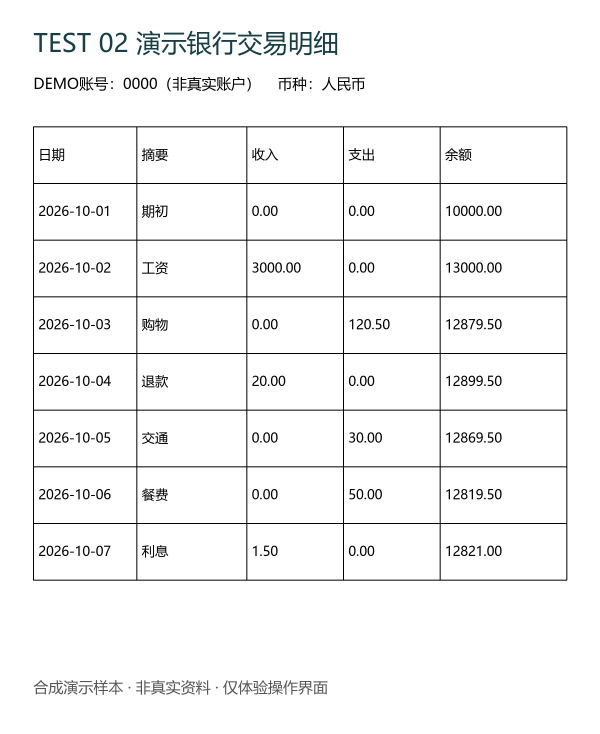
#> input picture LocalDocScanner/app/src/androidTest/assets/v52/S14_table.jpg, 1800 x 2200 px (shown at 1/3 size)
$ python compare_binarization.py ../app/src/androidTest/assets/v52/S14_table.jpg out.png
#> lines starting #> are read from the running program, lines starting #| are printed output that depends on the picture; after the words box and inside, x2 and y2 are one past the last pixel; in counts of white or black regions, pixels touching at a corner belong together
from pathlib import Path
import argparse

import numpy as np
from PIL import Image, ImageDraw, ImageFont


def otsu(gray: np.ndarray) -> np.ndarray:
    hist = np.bincount(gray.ravel(), minlength=256).astype(np.float64)
    total = gray.size
    cumulative = np.cumsum(hist)
    cumulative_sum = np.cumsum(hist * np.arange(256))
    global_sum = cumulative_sum[-1]
    denominator = cumulative * (total - cumulative)
    denominator[denominator == 0] = 1
    variance = (global_sum * cumulative - cumulative_sum * total) ** 2 / denominator
    threshold = int(np.argmax(variance[:-1]))
    return np.where(gray >= threshold, 255, 0).astype(np.uint8)


def adaptive(gray: np.ndarray, radius: int = 28, sensitivity: float = 0.22) -> np.ndarray:
    values = gray.astype(np.float64)
    squared = values * values
    integral = np.pad(values, ((1, 0), (1, 0))).cumsum(0).cumsum(1)
    squared_integral = np.pad(squared, ((1, 0), (1, 0))).cumsum(0).cumsum(1)
    height, width = gray.shape
    ys, xs = np.indices((height, width))
    left = np.maximum(0, xs - radius)
    right = np.minimum(width - 1, xs + radius)
    top = np.maximum(0, ys - radius)
    bottom = np.minimum(height - 1, ys + radius)

    def sums(table: np.ndarray) -> np.ndarray:
        return (
            table[bottom + 1, right + 1]
            - table[top, right + 1]
            - table[bottom + 1, left]
            + table[top, left]
        )

    count = (right - left + 1) * (bottom - top + 1)
    mean = sums(integral) / count
    variance = np.maximum(0.0, sums(squared_integral) / count - mean * mean)
    threshold = mean * (1.0 + sensitivity * (np.sqrt(variance) / 128.0 - 1.0))
    return np.where(values <= threshold, 0, 255).astype(np.uint8)


def label(image: Image.Image, text: str) -> Image.Image:
    strip = 64
    canvas = Image.new("RGB", (image.width, image.height + strip), "white")
    canvas.paste(image.convert("RGB"), (0, strip))
    draw = ImageDraw.Draw(canvas)
    draw.text((18, 18), text, fill="black", font=ImageFont.load_default(size=28))
    return canvas


def main() -> None:
    parser = argparse.ArgumentParser(description="Compare global and local document binarization")
    parser.add_argument("source", type=Path)
    parser.add_argument("output", type=Path)
    parser.add_argument("--crop", type=int, nargs=4, metavar=("LEFT","TOP","RIGHT","BOTTOM"))
    args = parser.parse_args()
    screenshot = Image.open(args.source).convert("RGB")
#> screenshot is the input picture: PIL image 1800x2200 RGB; mean R, G, B 245.2, 245.3, 245.4
    document = screenshot.crop(args.crop) if args.crop else screenshot
    gray = np.asarray(document.convert("L"))
    panels = [
        label(document, "Original preview"),
        label(Image.fromarray(otsu(gray), mode="L"), "Old global Otsu"),
        label(Image.fromarray(adaptive(gray), mode="L"), "New local adaptive"),
    ]
#> in label, `canvas = Image.new("RGB", (image.width, image.height + strip), "white")`: canvas: PIL image 1800x2264 RGB; every value is 255
#> in label, `canvas.paste(image.convert("RGB"), (0, strip))`:
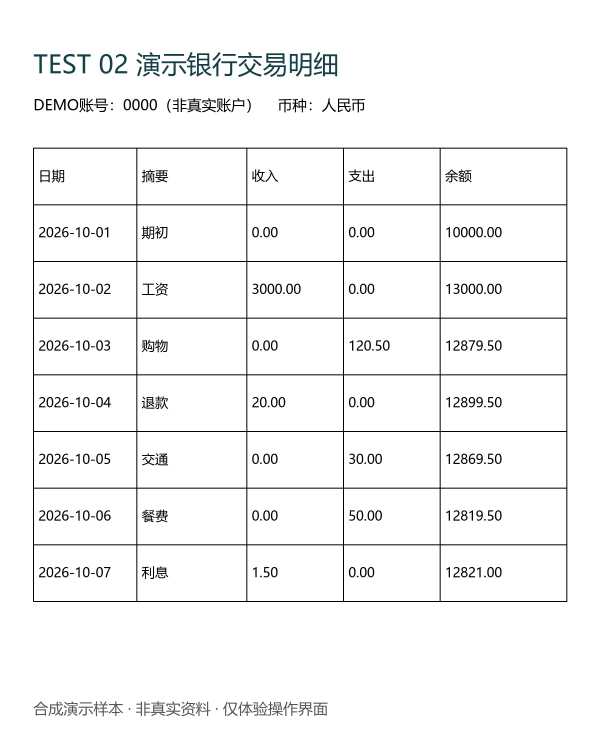
#> canvas: PIL image 1800x2264 RGB (shown at 1/3 size); mean R, G, B 245.4, 245.6, 245.7
#> in otsu, `hist = np.bincount(gray.ravel(), minlength=256).astype(np.float64)`: hist = 256 values, max 3698966 at index 255, min 72 at index 174, mean 15468.8
#> in otsu, `cumulative = np.cumsum(hist)`: cumulative = 256 values from 94158 to 3960000
#> in otsu, `cumulative_sum = np.cumsum(hist * np.arange(256))`: cumulative_sum = 256 values from 0 to 971361164
#> in otsu, `global_sum = cumulative_sum[-1]`: global_sum = 971361164
#> in otsu, `denominator = cumulative * (total - cumulative)`: denominator = 256 values, max 9.66e+11 at index 254, min 0 at index 255, mean 5.71e+11
#> in otsu, `variance = (global_sum * cumulative - cumulative_sum * total) ** 2 / d..`: variance = 256 values, max 3.29e+16 at index 137, min 0 at index 255, mean 3.11e+16
#> in otsu, `threshold = int(np.argmax(variance[:-1]))`: threshold = 137
#> in otsu, `return np.where(gray >= threshold, 255, 0).astype(np.uint8)`:
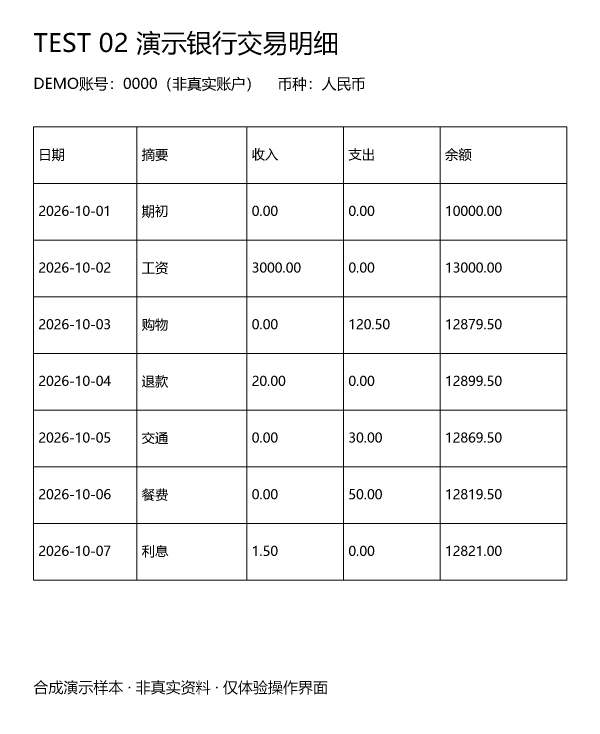
#> returned value: shape (2200, 1800) (shown at 1/3 size); 96% white; 378 black regions (24 under 20 px), largest, box (x1, y1, x2, y2) and area: (99, 379, 1702, 1742) 67325, (969, 99, 1011, 165) 1459, (589, 96, 635, 166) 1368
#> in label (call 2), `canvas.paste(image.convert("RGB"), (0, strip))`: canvas: PIL image 1800x2264 RGB; 96.1% white; 378 black regions (24 under 20 px), largest, box (x1, y1, x2, y2) and area: (99, 443, 1702, 1806) 67325, (969, 163, 1011, 229) 1459, (589, 160, 635, 230) 1368
#> in adaptive, `integral = np.pad(values, ((1, 0), (1, 0))).cumsum(0).cumsum(1)`:
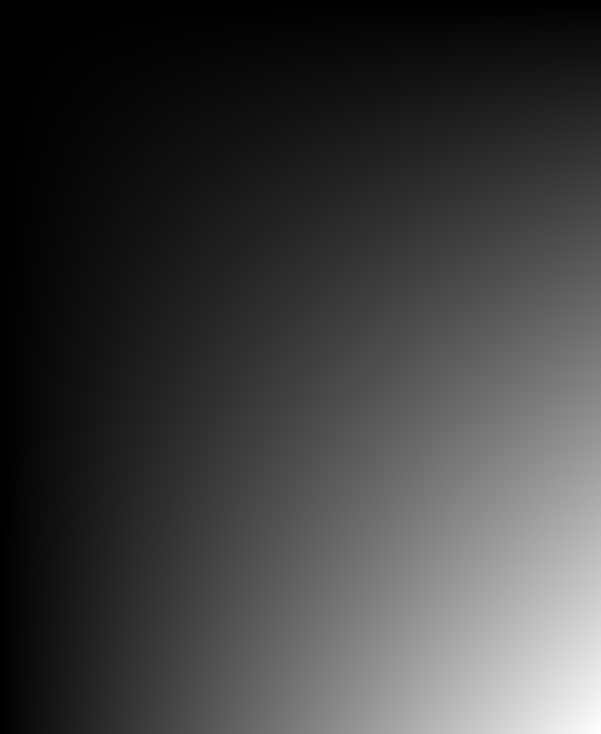
#> integral: shape (2201, 1801) float64 (shown at 1/3 size); min 0, max 971361164, mean 240104392.4; drawn with min black and max white
#> in adaptive, `mean = sums(integral) / count`:
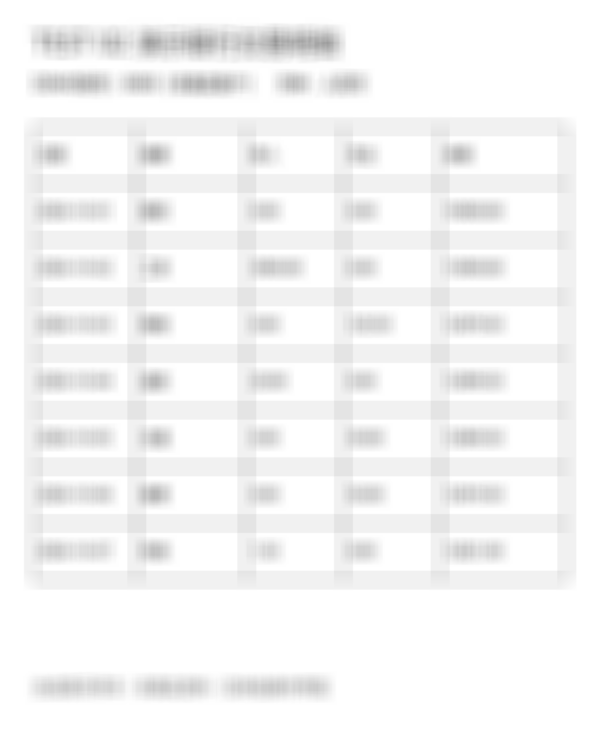
#> mean: shape (2200, 1800) float64 (shown at 1/3 size); min 151, max 255, mean 245.3
#> in adaptive, `variance = np.maximum(0.0, sums(squared_integral) / count - mean * mean)`:
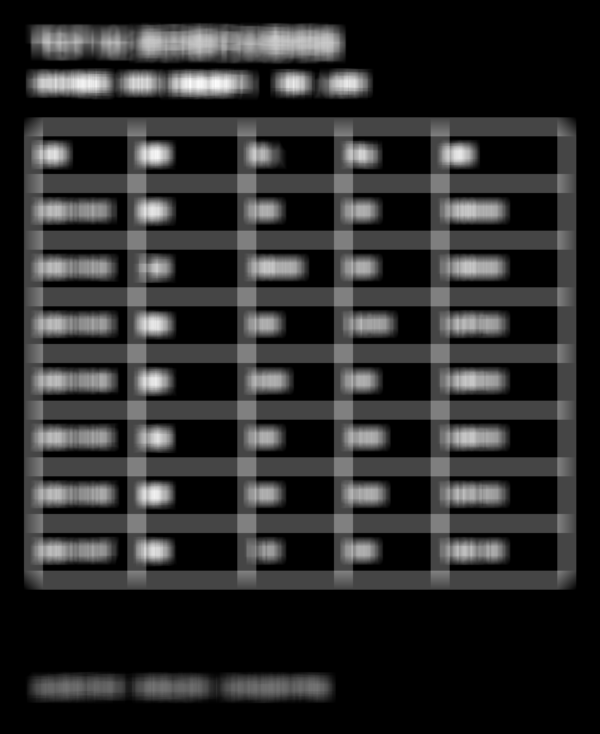
#> variance: shape (2200, 1800) float64 (shown at 1/3 size); min 0, max 11905.1, mean 1998; drawn with min black and max white
#> in adaptive, `threshold = mean * (1.0 + sensitivity * (np.sqrt(variance) / 128.0 - 1..`:
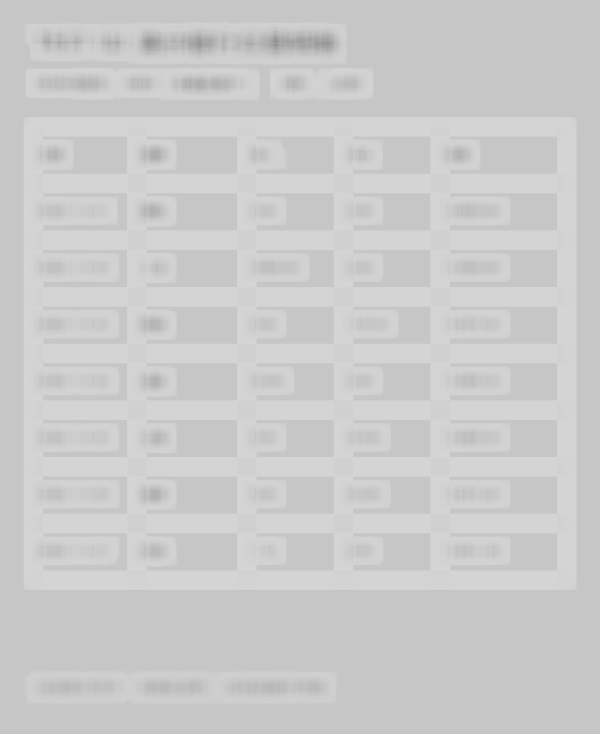
#> threshold: shape (2200, 1800) float64 (shown at 1/3 size); min 143, max 212.1, mean 203.5
#> in adaptive, `return np.where(values <= threshold, 0, 255).astype(np.uint8)`: returned value: shape (2200, 1800); 95.8% white; 363 black regions, largest, box (x1, y1, x2, y2) and area: (99, 379, 1702, 1742) 67325, (969, 99, 1012, 165) 1626, (589, 96, 635, 166) 1442
#> in label (call 3), `canvas.paste(image.convert("RGB"), (0, strip))`: canvas: PIL image 1800x2264 RGB; 95.9% white; 363 black regions, largest, box (x1, y1, x2, y2) and area: (99, 443, 1702, 1806) 67325, (969, 163, 1012, 229) 1626, (589, 160, 635, 230) 1442
    target_height = 980
    resized = []
    for panel in panels:
        width = round(panel.width * target_height / panel.height)
        resized.append(panel.resize((width, target_height), Image.Resampling.LANCZOS))
#> this loop made 3 passes
#> after the loop, resized = 3 items
    output = Image.new("RGB", (sum(p.width for p in resized), target_height), "#dddddd")
#> output: PIL image 2337x980 RGB; every value is 221
    x = 0
    for panel in resized:
        output.paste(panel, (x, 0))
        x += panel.width
#> this loop made 3 passes
#> x on passes 1 to 3: 779, 1558, 2337
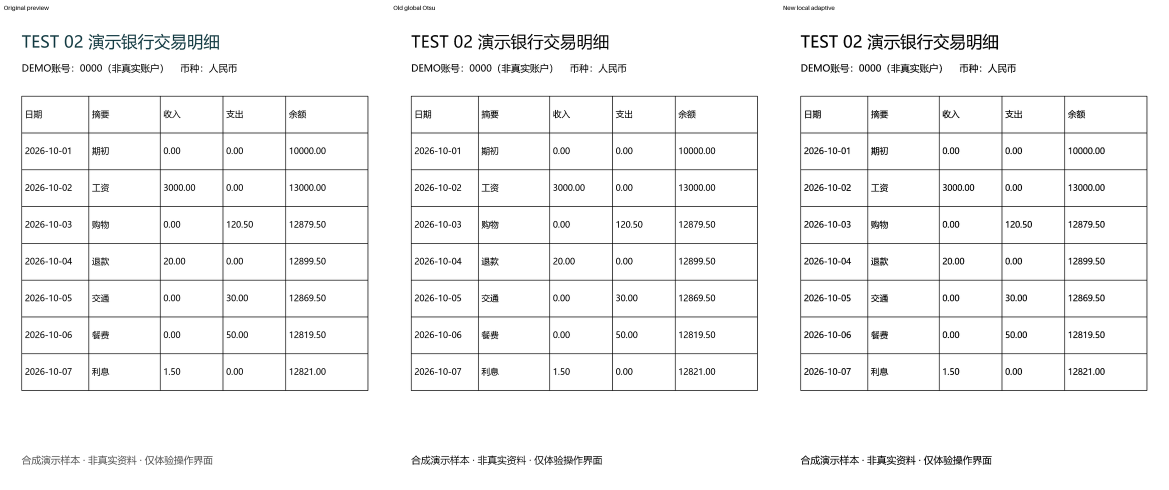
#> output: PIL image 2337x980 RGB (shown at 1/2 size); mean R, G, B 244.5, 244.5, 244.6
#> after the loop, x = 2337
    args.output.parent.mkdir(parents=True, exist_ok=True)
    output.save(args.output)
    print(args.output)


if __name__ == "__main__":
    main()
